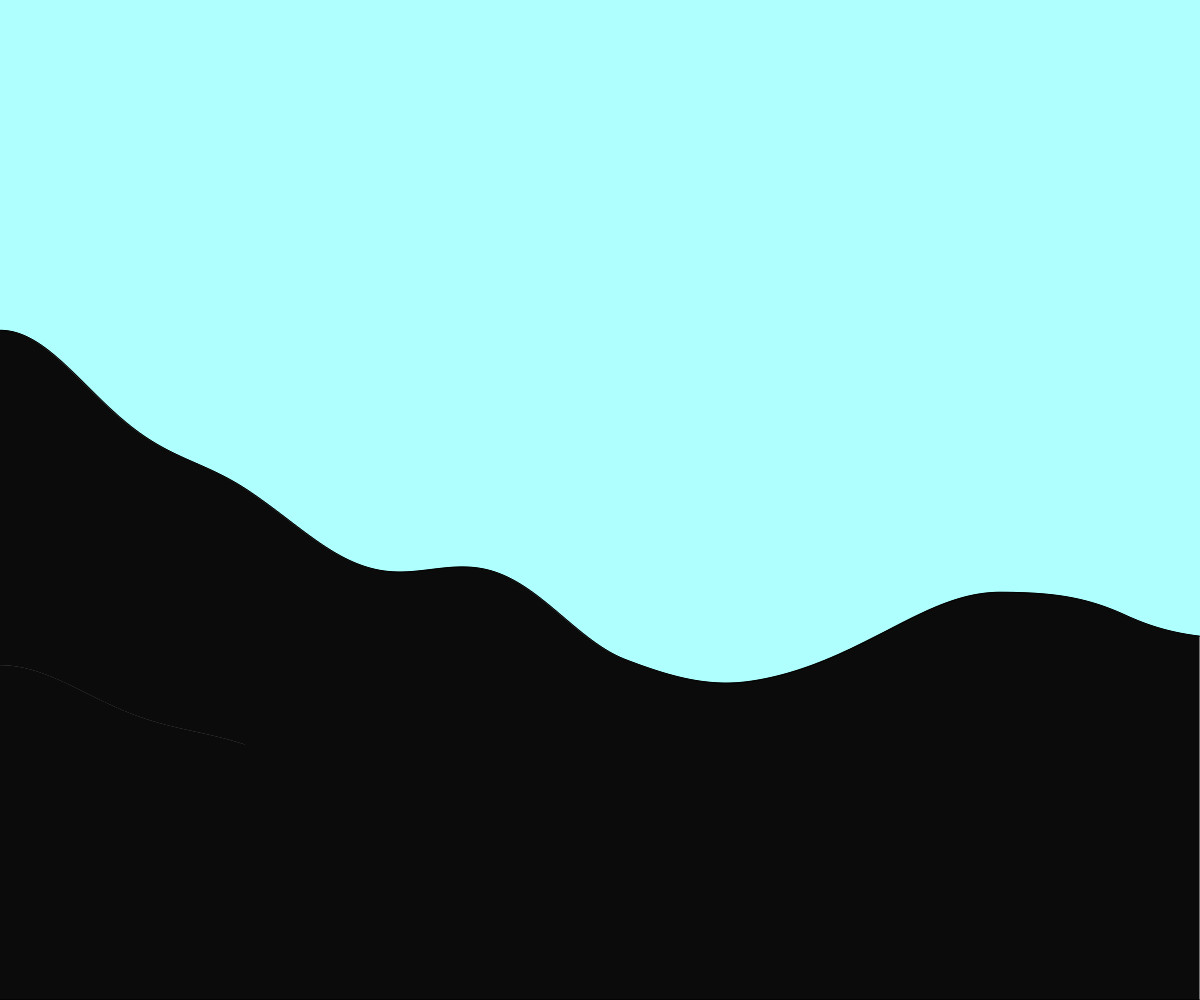
Frame 1 (no input)
Frame 60 (no input): identical to frame 1, image omitted
Frame 120 (the mouse pressed at the canvas centre since frame 60): identical to frame 1, image omitted

The p5.js sketch that drew this single still picture (run headless with seeded random() and noise() and a simulated clock; from frame 60 on, the mouse is pressed at the canvas centre):

// p5.js sketch
// ── sketch.js
// Terrain Generation
// Object Notation and Arrays Demo
// March 18, 2024

let terrain = [];
let numberOfRects;
let rectWidth;

function setup() {
  createCanvas(windowWidth, windowHeight);
  numberOfRects = width;
  rectWidth = width / numberOfRects;
  generateTerrain();
}

function draw() {
  background(175,255,255);

  for (let someRect of terrain) {
    rect(someRect.x, someRect.y, someRect.w, someRect.h)
  }
}

function generateTerrain() {
  let time = 0;
  let deltaTime = 0.001;

  for (let x = 0; x < width; x += rectWidth) {
    let theHeight = noise(time) * height;
    spawnRectangle(x, theHeight);
    time += deltaTime;
  }
}

function spawnRectangle(leftSide, rectHeight) {
  let thisRect = {
    x: leftSide,
    y: height - rectHeight,
    w: rectWidth,
    h: rectHeight,
  };
  terrain.push(thisRect);
}
